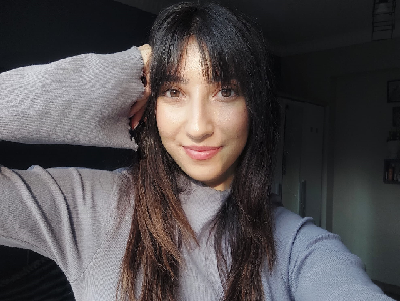
%> input picture Finding the horizontal 2nd order derivative/irem.jpg, 400 x 301 px
$ octave secondhorizantal.m   (GNU Octave 9; MATLAB toolbox functions it lacks are replaced by stand-ins)
%> lines starting %> are read from the running program, lines starting %| are printed output that depends on the picture; in (x1, y1, x2, y2) boxes, pixels count from 0 and x2, y2 are one past the last pixel; in counts of white or black regions, pixels touching at a corner belong together; the program's own positions count from 1
% Author: İrem Özcan
% Description: EE409 Mini Project
% Download the 'irem.jpg' to your current folder

irem=imread('irem.jpg');
%> irem is the input picture: size 301x400x3 uint8; mean R, G, B 81.4, 77.1, 78.7
irem=im2double(irem);
%> irem: size 301x400x3 double
irem_gray=rgb2gray(irem);
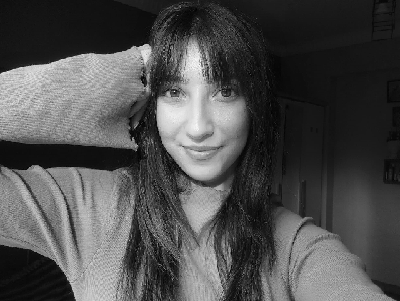
%> irem_gray: size 301x400 double; min 0.000894, max 0.984, mean 0.308


filter=[-1 -1 -1;-1 8 -1; -1 -1 -1];
image_second_derivative=imfilter(irem_gray,filter);
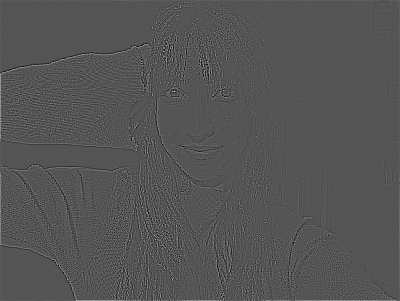
%> image_second_derivative: size 301x400 double; min -3.08, max 6.16, mean 0.00837; drawn with min black and max white
image_second_derivative=abs(image_second_derivative);
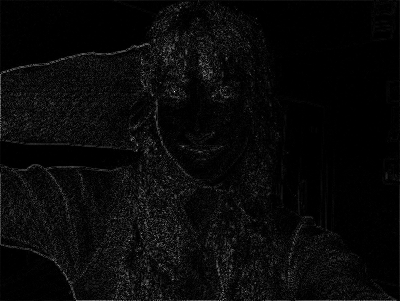
%> image_second_derivative: size 301x400 double; min 0, max 6.16, mean 0.231; drawn with min black and max white
row_derivative=image_second_derivative(150,:);
%> row_derivative = 400 values, max 1.87 at index 157, min 0 at index 22, mean 0.168
derivative_whiteline=image_second_derivative;
derivative_whiteline(150,:)=1;
%> derivative_whiteline: size 301x400 double; 0.33% of pixels changed, all inside (x1, y1, x2, y2) = (0, 149, 400, 150)
[a,b]=size(row_derivative);
%> a = 1; b = 400
a=1:b;
%> a = 400 values from 1 to 400

subplot(1,3,1)
imshow(image_second_derivative)
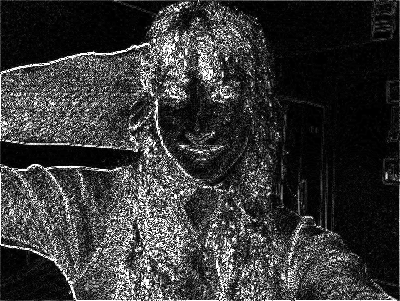
%> displayed picture: size 301x400, on the screen's scale of 0 to 255; min 0, max 255, mean 54.8
title('Horizontal Second Order Derivative Of Image','fontsize', [11])
subplot(1,3,2)
imshow(derivative_whiteline)
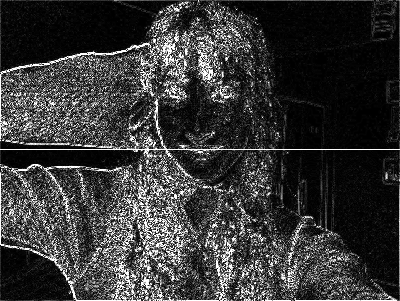
%> displayed picture: size 301x400, on the screen's scale of 0 to 255; min 0, max 255, mean 55.5
title('White Line Image','fontsize', [11])
subplot(1,3,3)
plot(2:a(end)-1,row_derivative(2:b-1))
title('The Values of The Pixels In A Row','fontsize', [11])
xlabel('Pixels')
ylabel('Pixels Intensity')
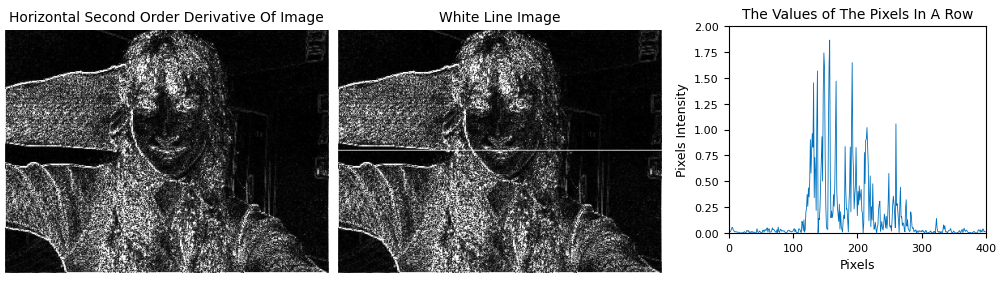
%> figure redrawn from the program's plot data, 3 panels
